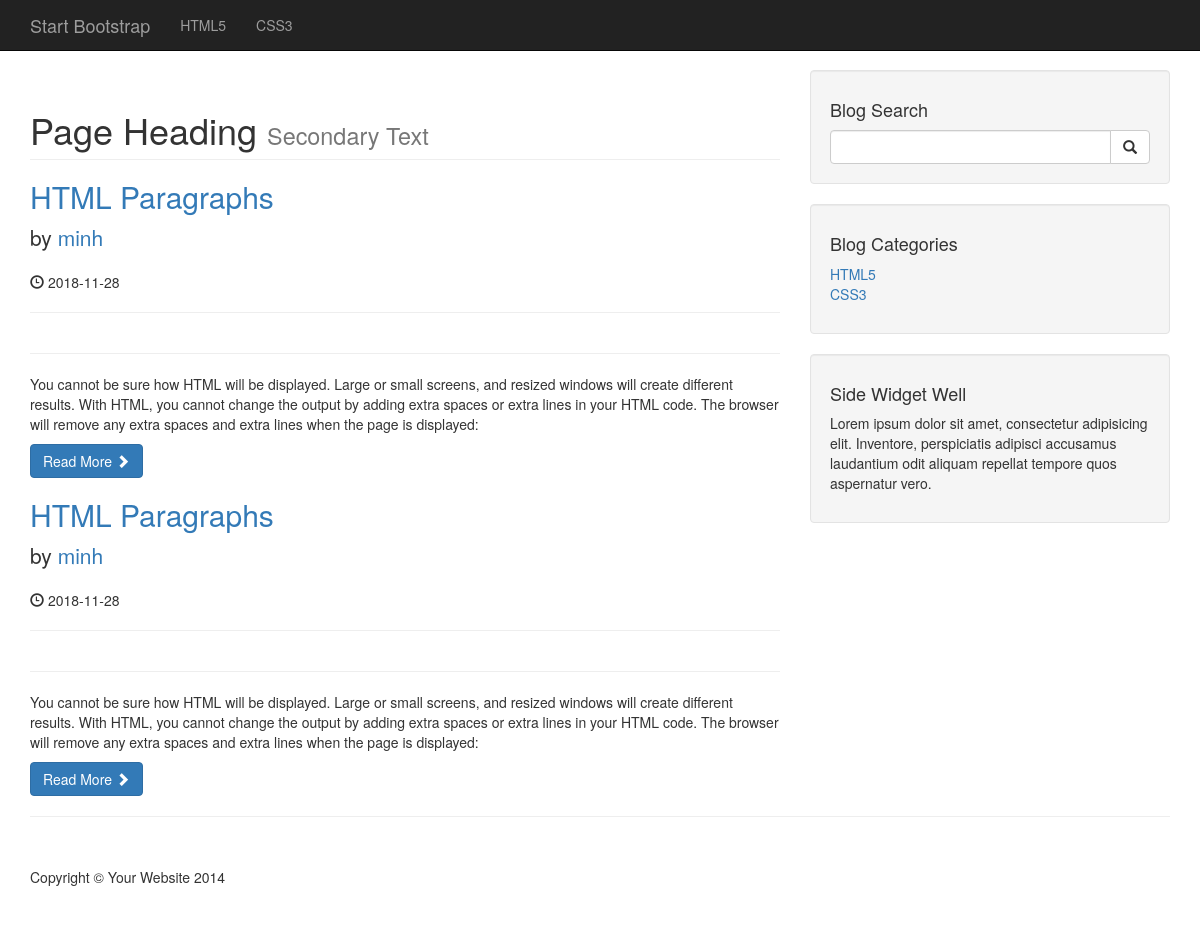
Before: / with the older database file.
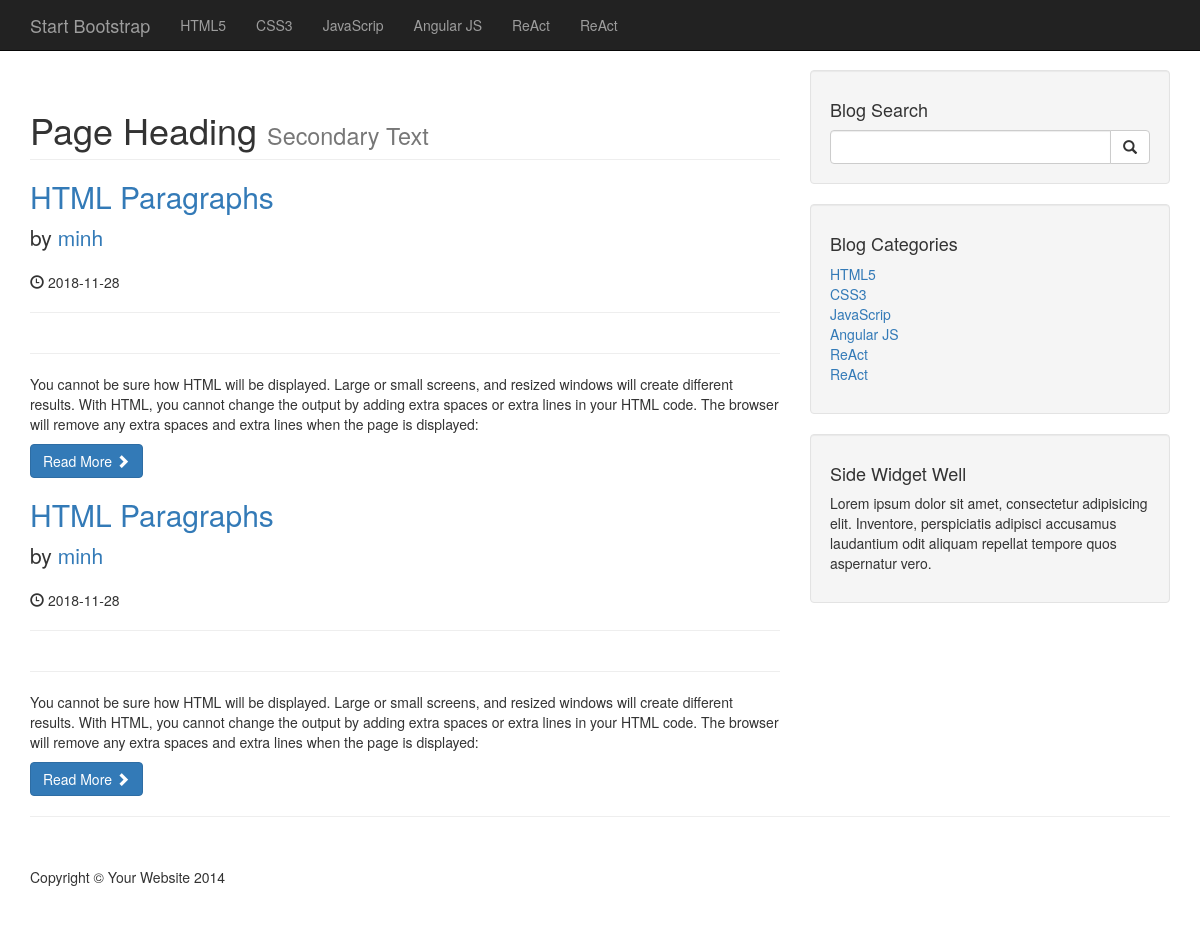
After: the same page with the newer database file.
### tables this page shows
CREATE TABLE `categories` (
  `id` int(3) NOT NULL,
  `name` varchar(120) NOT NULL
);

CREATE TABLE `posts` (
  `id` int(4) NOT NULL,
  `categoryId` int(3) NOT NULL,
  `title` text NOT NULL,
  `author` varchar(255) NOT NULL,
  `createDate` date NOT NULL,
  `image` text NOT NULL,
  `content` text NOT NULL,
  `tag` varchar(255) NOT NULL,
  `commentCount` int(11) NOT NULL,
  `status` varchar(255) NOT NULL DEFAULT 'draft',
  `viewCount` int(11) NOT NULL
);

### index.php (the view, shortened to what this page needs)
<?php include "include/header.php" ?>
<?php include "include/db.php" ?>
<body>
    <?php include "include/navigation.php" ?>
    <div class="container">
        <div class="row">
            <div class="col-md-8">
                <h1 class="page-header">
                    Page Heading
                    <small>Secondary Text</small>
                </h1>
                <?php
                $query = "select * from posts";
                $allPost = mysqli_query($connection, $query);
                while ($post = mysqli_fetch_assoc($allPost)) {
                    $title = $post['title'];
                    $author = $post['author'];
                    $createDate = $post['createDate'];
                    $content = $post['content'];
                    ?>
                    <h2>
                        <a href="#"><?php echo   $title?></a>
                    </h2>
                    <p class="lead">
                        by <a href="index.php"><?php echo $author ?></a>
                    </p>
                    <p><span class="glyphicon glyphicon-time"></span> <?php echo $createDate ?></p>
                    <hr>
                    <hr>
                    <p><?php echo $content ?></p>
                    <a class="btn btn-primary" href="#">Read More <span class="glyphicon glyphicon-chevron-right"></span></a>
                <?php   };?>
            </div>
            <?php include "include/sidebar.php" ?>
            <hr>
            <?php include "include/footer.php" ?>

### include/header.php (shortened to what this page needs)
<!DOCTYPE html>
<html lang="en">
<head>
    <link href="css/bootstrap.min.css" rel="stylesheet">
    <link href="css/blog-home.css" rel="stylesheet">
</head>

### include/navigation.php (shortened to what this page needs)
<nav class="navbar navbar-inverse navbar-fixed-top" role="navigation">
        <div class="container">
            <div class="navbar-header">
                <a class="navbar-brand" href="#">Start Bootstrap</a>
            </div>
            <div class="collapse navbar-collapse" id="bs-example-navbar-collapse-1">
                <ul class="nav navbar-nav">
                    <?php
                        $query = "select * from categories";
                        $allCategories = mysqli_query($connection, $query);
                        while ($row = mysqli_fetch_assoc($allCategories)) {
                            $category = $row['name'];
                            echo "<li><a href='#'>{$category}</a></li>";
                        }
                     ?>
                </ul>
            </div>
        </div>
    </nav>

### include/sidebar.php
<div class="col-md-4">
    <form action="search.php" method="POST">
        <div class="well">
            <h4>Blog Search</h4>
            <div class="input-group">
                <input name="searchtxt" type="text" class="form-control">
                <span class="input-group-btn">
                    <button class="btn btn-default" name="searchbtn" type="button">
                        <span class="glyphicon glyphicon-search"></span>
                    </button>
                </span>
            </div>
        </div>
    </form>
    <div class="well">
        <h4>Blog Categories</h4>
        <div class="row">
            <div class="col-lg-6">
                <ul class="list-unstyled">
                    <?php
                    $query = "select * from categories";
                    $allCategories = mysqli_query($connection, $query);
                    while ( $row = mysqli_fetch_assoc($allCategories)) {
                        $category = $row['name'];
                        ?>
                        <li><a href="#"><?php echo $category ?></a>
                            <?php
                        }
                        ?>
                    </ul>
                </div>
            </div>
        </div>
        <div class="well">
            <h4>Side Widget Well</h4>
            <p>Lorem ipsum dolor sit amet, consectetur adipisicing elit. Inventore, perspiciatis adipisci accusamus laudantium odit aliquam repellat tempore quos aspernatur vero.</p>
        </div>
    </div>
</div>

### include/footer.php (shortened to what this page needs)
<footer>
            <div class="row">
                <div class="col-lg-12">
                    <p>Copyright &copy; Your Website 2014</p>
                </div>
            </div>
        </footer>
    </div>
</body>
</html>

### css/blog-home.css (style rules this page uses)
body { padding-top: 70px; }
footer { margin: 50px 0; }

Changed rows visible on the page:
added categories: name "JavaScrip"
added categories: name "Angular JS"
added categories: name "ReAct"
added categories: name "ReAct"
